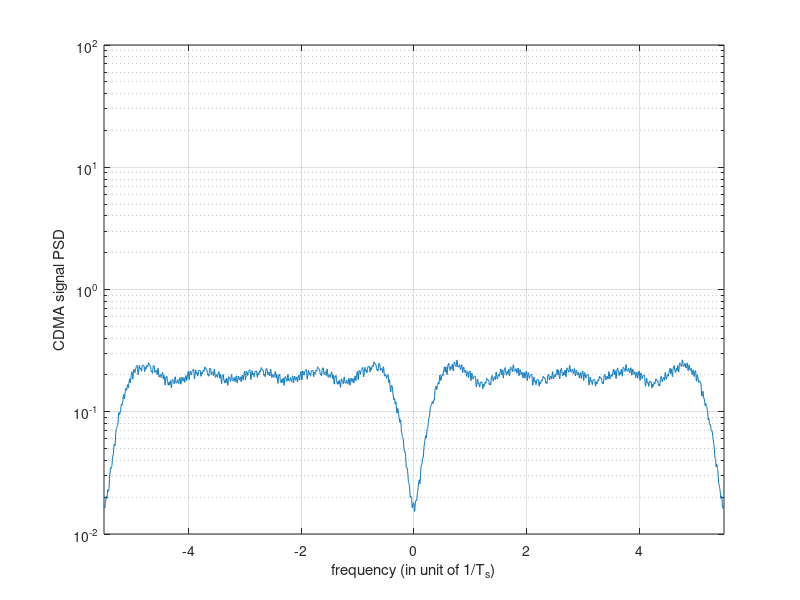
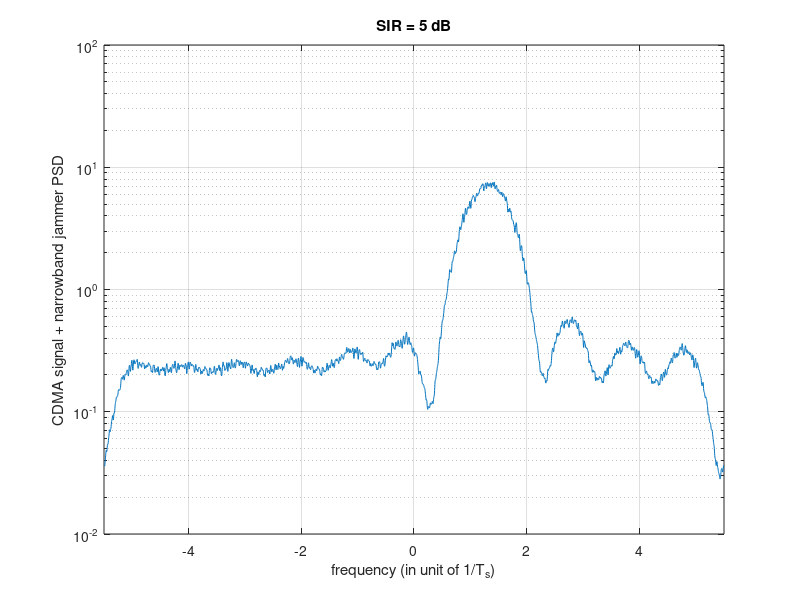
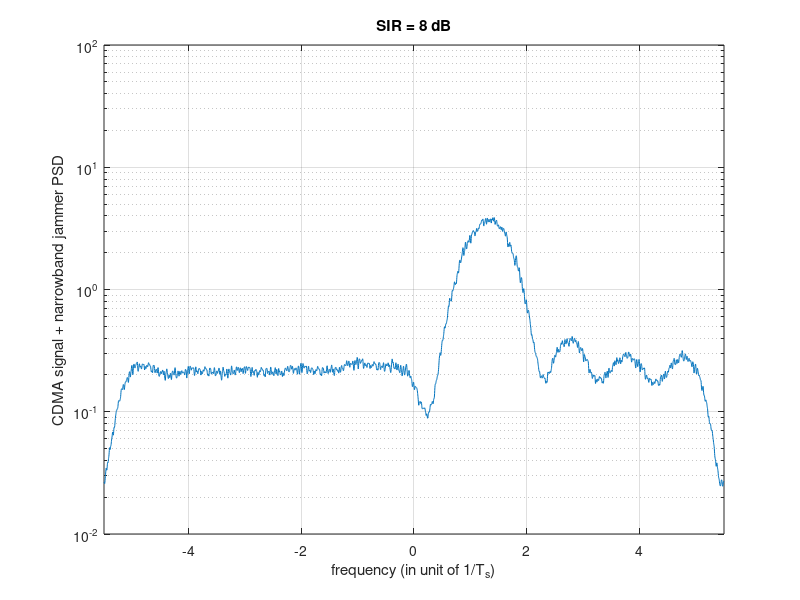
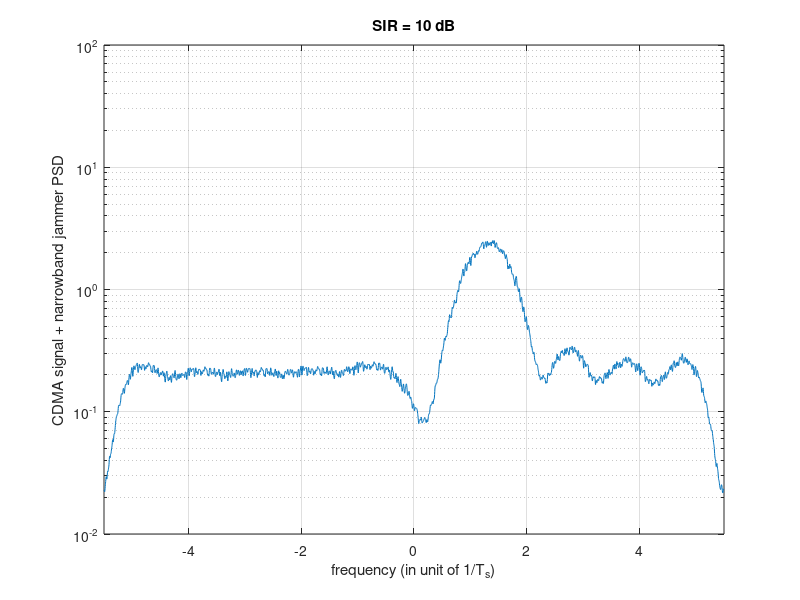

These figures' MATLAB source, in order:
close all; clear; clc

Ldata = 20000;      % data length in simulation; Must be divisible by 8
Lc = 11;            % spreading factor vs data rate.

% Generate QPSK modulation symbols
data_sym = 2*round(rand(Ldata, 1)) - 1 + 1j*(2*round(rand(Ldata, 1)) - 1);
jam_data = 2*round(rand(Ldata, 1)) - 1 + 1j*(2*round(rand(Ldata, 1)) - 1);

% Generating a spreading code
pcode = [1 1 1 -1 -1 -1 1 -1 -1 1 -1]';

% Now spread
x_in = kron(data_sym, pcode);

% Calculate and plot spectrum for CDMA signal without jamming
[P, x] = pwelch(x_in, [], [], 4096, Lc, 'twosided');
figure(1);
semilogy(x - Lc/2, fftshift(P));
axis([-Lc/2 Lc/2 1.e-2 1.e2]);
grid;
xfont = xlabel('frequency (in unit of 1/T_s)');
yfont = ylabel('CDMA signal PSD');
set(xfont, 'FontSize', 11); set(yfont, 'FontSize', 11);

% Iterate through different SIR values
SIR_values = [5, 8, 10, 20];
for s = 1:length(SIR_values)
   SIR = SIR_values(s);  % Signal to Interference Ratio is in dB
   Pj = 2*Lc / (10^(SIR/10)); % Calculate jamming power
  
   % Generate noise (AWGN)
   noiseq = randn(Ldata*Lc, 1) + 1j*randn(Ldata*Lc, 1); % Power is 2
   noiseq2 = rand(Ldata, 1) + 1j*rand(Ldata, 1);
  
   %% Add jamming sinusoid sampling frequency is fc = Lc
   jam_mod = kron(jam_data, ones(Lc, 1));
   jammer = sqrt(Pj/2)*jam_mod.*exp(1i*2*pi*0.12*(1:Ldata*Lc)).'; % fj/fc=0.12.
   jammer2 = sqrt(Pj/2)*jam_data.*exp(1i*2*pi*0.12*(1:Ldata)).';
  
   % Calculate and plot spectrum for CDMA signal with narrowband jamming
   [P, x] = pwelch(jammer+x_in, [], [], 4096, Lc, 'twosided');
   figure(1 + s);
   semilogy(x - Lc/2, fftshift(P));
   axis([-Lc/2 Lc/2 1.e-2 1.e2]);
   grid;
   xfont = xlabel('frequency (in unit of 1/T_s)');
   yfont = ylabel('CDMA signal + narrowband jammer PSD');
   title(sprintf('SIR = %d dB', SIR));
   set(xfont, 'FontSize', 11); set(yfont, 'FontSize', 11);
  
   % Calculate and plot BER
   BER = [];
   BER_az = [];
   BER_nss = [];
   BER_nss_jam = [];
   for i=1:10
       Eb2N(i) = (i-1);                      %(Eb/N in dB)
       Eb2N_num = 10^(Eb2N(i)/10);         % Eb/N in numeral
       Var_n = Lc/(2*Eb2N_num);            % 1/SNR is the noise variance
       signois = sqrt(Var_n);              % standard deviation
       awgnois = signois*noiseq;           % AWGN
       awgnois2 = signois*noiseq2;
       % Add noise to signals at the channel output
       y_out = x_in + awgnois + jammer;
       y_out2 = data_sym + awgnois2;
       y_out3 = data_sym + awgnois2 + jammer2;
       Y_out = reshape(y_out, Lc, Ldata).';
       % Despread first
       z_out = Y_out*pcode;
       z_out2 = y_out2;
       z_out3 = y_out3;
      
       % Decision based on the sign of the samples
       dec1 = sign(real(z_out)) + 1j*sign(imag(z_out));
       dec2 = sign(real(z_out2)) + 1j*sign(imag(z_out2));
       dec3 = sign(real(z_out3)) + 1j*sign(imag(z_out3));
       
       % Now compare against the original data to compute BER
       BER = [BER; sum([real(data_sym) ~= real(dec1); imag(data_sym) ~= imag(dec1)])/(2*Ldata)];
       BER_az = [BER_az; 0.5*erfc(sqrt(Eb2N_num))];          %analytical
       BER_nss = [BER_nss; sum([real(data_sym) ~= real(dec2); imag(data_sym) ~= imag(dec2)])/(2*Ldata)];
       BER_nss_jam = [BER_nss_jam; sum([real(data_sym) ~= real(dec3); imag(data_sym) ~= imag(dec3)])/(2*Ldata)];
   end
 
   % Plot BER
   figure(5 + s);
   figber = semilogy(Eb2N, BER_az, 'k-', Eb2N, BER, 'k-o', Eb2N, BER_nss, 'b-', Eb2N, BER_nss_jam, 'r-');
   hold on;
   title(sprintf('BER for SIR = %d dB', SIR));
   xlabel('E_b/N (dB)');
   ylabel('Bit error rate');
end

% Plotting configuration for BER
legend('No jamming', 'Narrowband jamming', 'No spreading', 'No spreading jammed', 'location', 'southwest');
set(figber, 'LineWidth', 2);

% Calculate and plot spectrum for non-spread QPSK signal
[P_qpsk, x_qpsk] = pwelch(data_sym, [], [], [4096], 1, 'twosided');
figure(10);
semilogy(x_qpsk - 0.5, fftshift(P_qpsk));
axis([-0.5 0.5 1.e-2 1.e2]);
grid;
xfont = xlabel('frequency (in unit of 1/T_s)');
yfont = ylabel('QPSK signal PSD');
title('Non-Spread QPSK Signal Spectrum');
set(xfont, 'FontSize', 11); set(yfont, 'FontSize', 11);
